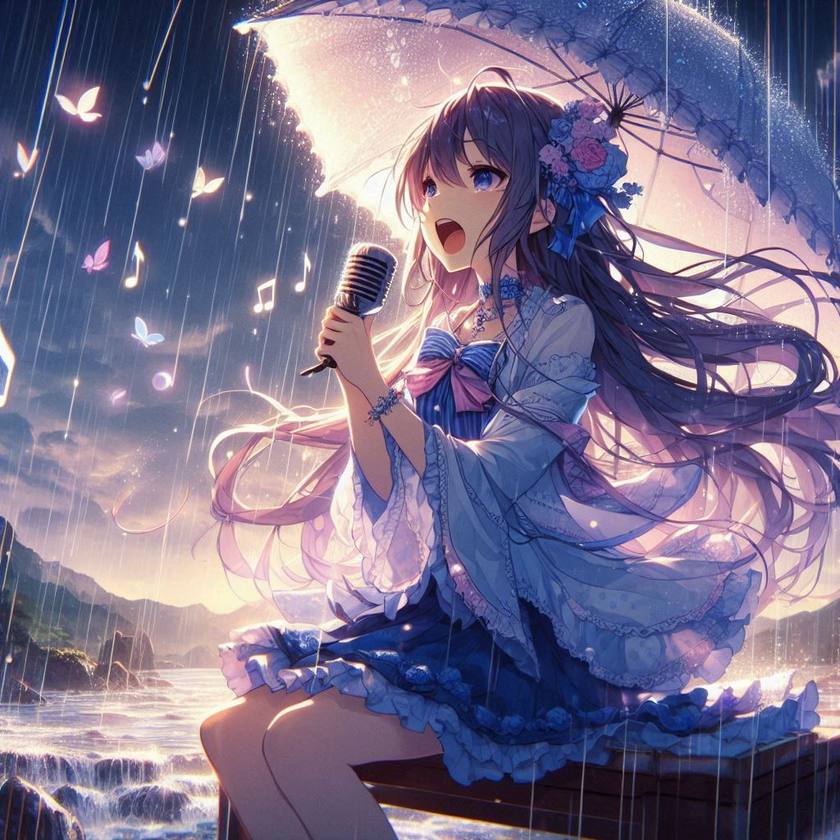
#> input picture 01_image_basics/singing.png, 840 x 840 px, shrunk from 1024 x 1024 before the run, found by its file name
$ python perspective_warp_example.py
#> lines starting #> are read from the running program, lines starting #| are printed output that depends on the picture
import cv2
import numpy as np

img = cv2.imread("01_image_basics/singing.png")
#> img is the input picture: shape (840, 840, 3); mean B, G, R 139.8, 112, 120.9
if img is None:
    print("Error: could not load image")
    exit()
rows, cols = img.shape[:2]
#> rows = 840; cols = 840

# Define 4 source points ( e.g. corners of a region of interest)
pts_src = np.float32([[0, 0],       # top left
                      [cols, 0],     # top right
                      [0, rows],     # bottom left
                      [cols, rows]])     # bottom right
#> pts_src = [[0, 0], [840, 0], [0, 840], [840, 840]]

# Define where those 4 points should map in the destination image
# Let's simulate a perspective view, making the top edge shorter
pts_dst = np.float32([[cols * 0.25, rows * 0.33],   # top left
                      [cols * 0.75, rows * 0.33],   # top right
                      [cols * 0.15, rows],          # bottom left
                      [cols * 0.85, rows]])         # bottom right


H = cv2.getPerspectiveTransform(pts_src, pts_dst)
print(f"Perspective transformation matrix (3x3):\n{H}")
#| Perspective transformation matrix (3x3):
#| [[ 5.00000000e-01 -1.42857143e-01  2.10000000e+02]
#|  [ 0.00000000e+00  3.84285700e-01  2.77200012e+02]
#|  [-0.00000000e+00 -3.40136054e-04  1.00000000e+00]]
img_perspective_warped = cv2.warpPerspective(img, H, (cols, rows))
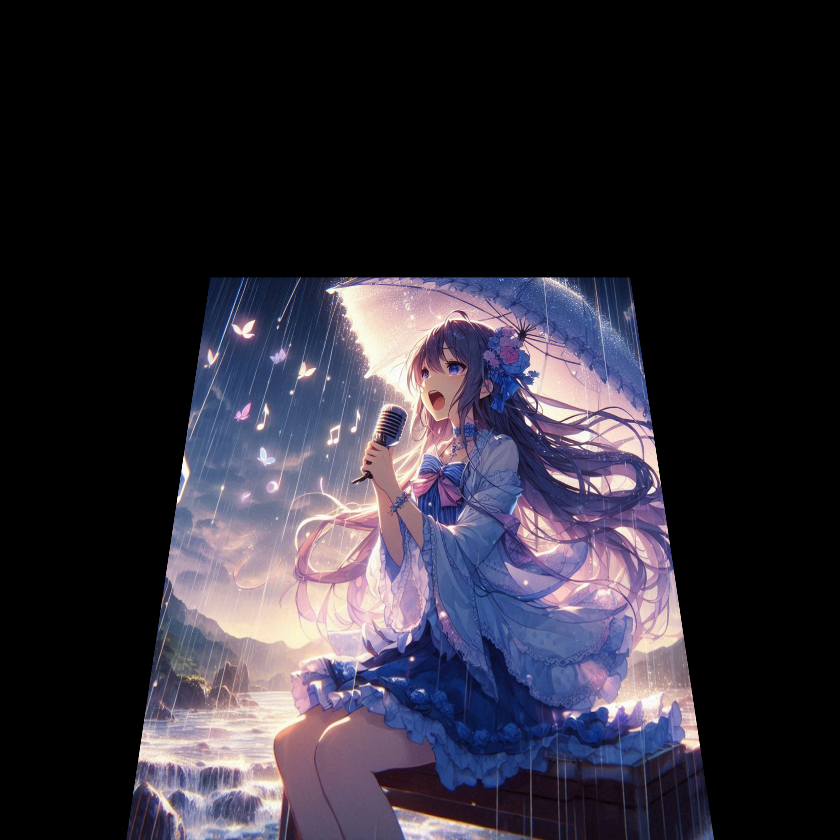
#> img_perspective_warped: shape (840, 840, 3); mean B, G, R 55.3, 44.3, 48.1
cv2.imwrite("01_image_basics/output_images/perspective_warped_output.jpg", img=img_perspective_warped)
cv2.imshow("Original", img)
cv2.imshow("Warped image", img_perspective_warped)
cv2.waitKey(0)
cv2.destroyAllWindows()

$ run again, with 01_image_basics/civilization.png copied over 01_image_basics/singing.png
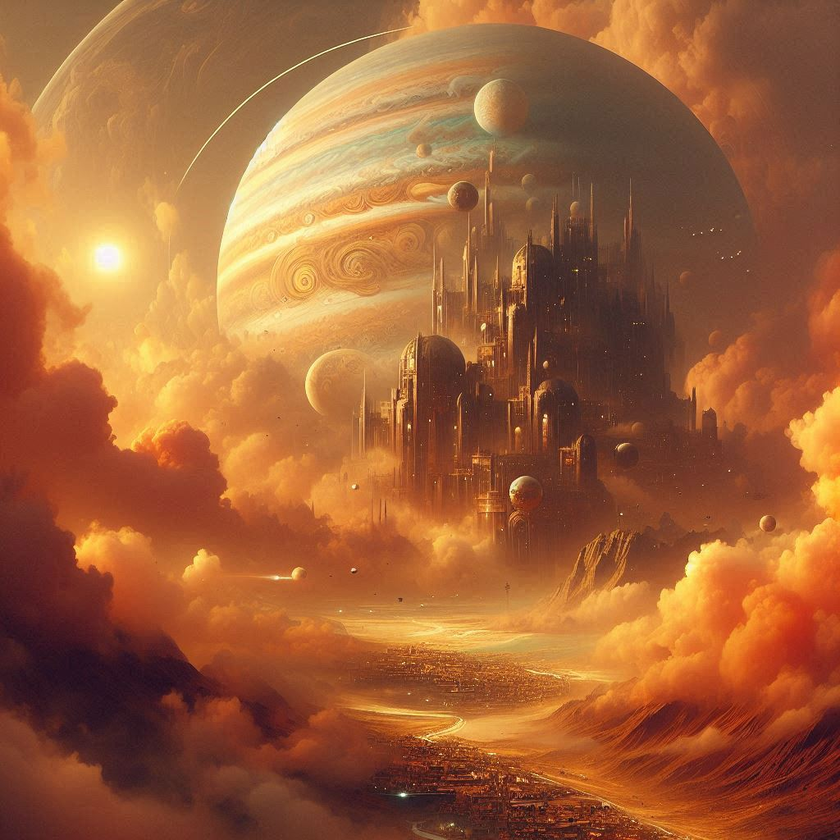
#> input picture 01_image_basics/civilization.png, 840 x 840 px, shrunk from 1024 x 1024 before the run, found by its file name
#> img is the input picture: shape (840, 840, 3); mean B, G, R 57.1, 97.9, 161
#| Perspective transformation matrix (3x3):
#| [[ 5.00000000e-01 -1.42857143e-01  2.10000000e+02]
#|  [ 0.00000000e+00  3.84285700e-01  2.77200012e+02]
#|  [-0.00000000e+00 -3.40136054e-04  1.00000000e+00]]
#> `img_perspective_warped = cv2.warpPerspective(img, H, (cols, rows))`:
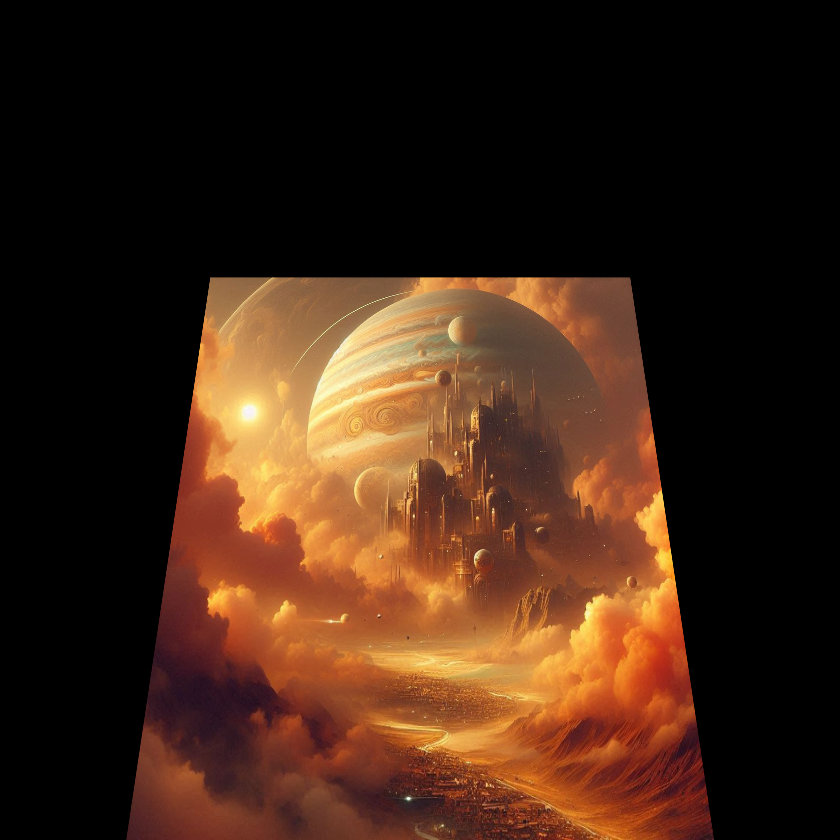
#> img_perspective_warped: shape (840, 840, 3); mean B, G, R 21.1, 36.8, 63.3
